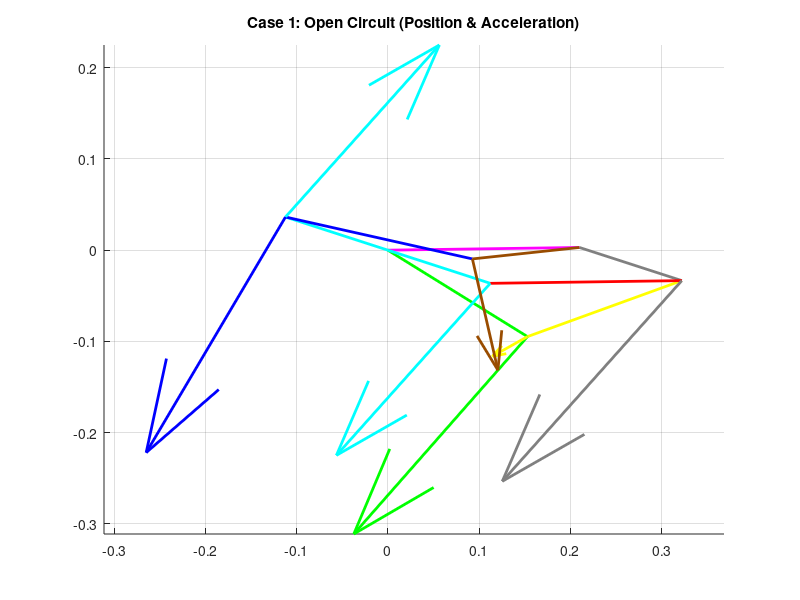
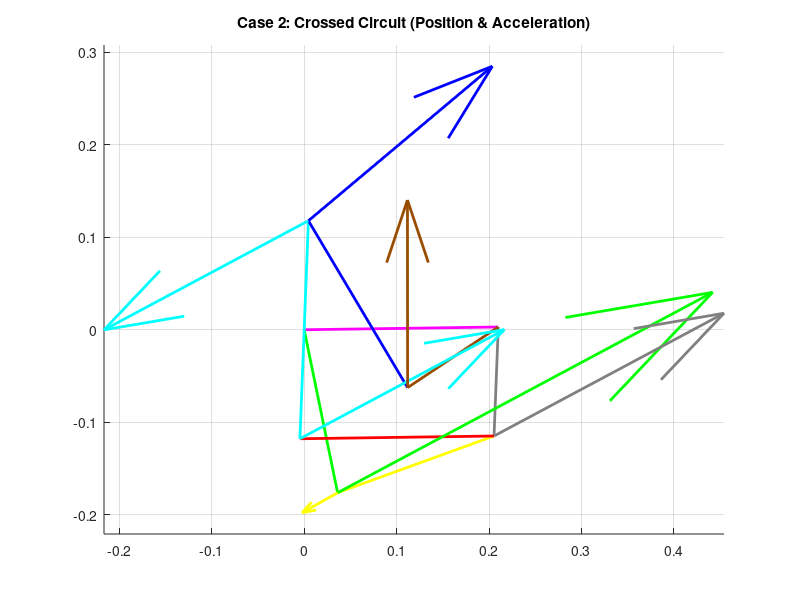

MATLAB code for these plots, in order:
clear all
close all
clc

% ==========================================
% SECTION 1: PARAMETERS & INPUT
% ==========================================
L1 = 0.210; % Ground (Pink)
L2_Loop1 = 0.180; % Green
L3_Loop1 = 0.180; % Yellow
L4_Shared = 0.118; % Grey

L2_Loop2 = 0.118; % Cyan
L3_Loop2 = 0.210; % Red

L2_Loop3 = 0.118; % Cyan (Extended)
L3_Loop3 = 0.210; % Blue
L4_Loop3 = 0.118; % Brown

d = L1;
offset_deg = 0.81;
offset = deg2rad(offset_deg);

q3d_global = 19.94; 
q3 = deg2rad(q3d_global) - offset;

w_Yellow = -2.2;      % Input Angular Velocity
alpha_Yellow = -0.8;  % Input Angular Acceleration

% ==========================================
% SECTION 2: POSITION ANALYSIS
% ==========================================

% --- LOOP 1 ---
a = L2_Loop1; b = L3_Loop1; c = L4_Shared;
K1=d/b; K2=d/c; K3=(b^2-a^2+c^2+d^2)/(2*b*c); K4=d/a; K5=(c^2-d^2-b^2-a^2)/(2*b*a);
A=cos(q3)-K1-K2*cos(q3)+K3; B=-2*sin(q3); C=K1-(K2+1)*cos(q3)+K3;
D=cos(q3)-K1+K4*cos(q3)+K5; E=-2*sin(q3); F=K1+(K4-1)*cos(q3)+K5;

q4_L1_open = 2*atan((-B - sqrt(B^2 - 4*A*C))/(2*A));
q2_L1_open = 2*atan((-E - sqrt(E^2 - 4*D*F))/(2*D));
q4_L1_cross = 2*atan((-B + sqrt(B^2 - 4*A*C))/(2*A));
q2_L1_cross = 2*atan((-E + sqrt(E^2 - 4*D*F))/(2*D));

% --- LOOP 2 ---
a = L2_Loop2; b = L3_Loop2; c = L4_Shared;
K1_L2=d/c; K2_L2=d/a; K3_L2=(c^2-b^2+a^2+d^2)/(2*c*a); K4_L2=d/b; K5_L2=(a^2-d^2-c^2-b^2)/(2*c*b);

% Case 1 (Open)
q_in_1 = q4_L1_open;
A2_1=cos(q_in_1)-K1_L2-K2_L2*cos(q_in_1)+K3_L2; B2_1=-2*sin(q_in_1); C2_1=K1_L2-(K2_L2+1)*cos(q_in_1)+K3_L2;
D2_1=cos(q_in_1)-K1_L2+K4_L2*cos(q_in_1)+K5_L2; E2_1=-2*sin(q_in_1); F2_1=K1_L2+(K4_L2-1)*cos(q_in_1)+K5_L2;
q2_Cyan_1 = 2*atan((-B2_1 + sqrt(B2_1^2 - 4*A2_1*C2_1))/(2*A2_1)); 
q3_Red_1 = 2*atan((-E2_1 + sqrt(E2_1^2 - 4*D2_1*F2_1))/(2*D2_1));

% Case 2 (Crossed)
q_in_2 = q4_L1_cross;
A2_2=cos(q_in_2)-K1_L2-K2_L2*cos(q_in_2)+K3_L2; B2_2=-2*sin(q_in_2); C2_2=K1_L2-(K2_L2+1)*cos(q_in_2)+K3_L2;
D2_2=cos(q_in_2)-K1_L2+K4_L2*cos(q_in_2)+K5_L2; E2_2=-2*sin(q_in_2); F2_2=K1_L2+(K4_L2-1)*cos(q_in_2)+K5_L2;
q2_Cyan_2 = 2*atan((-B2_2 + sqrt(B2_2^2 - 4*A2_2*C2_2))/(2*A2_2)); 
q3_Red_2 = 2*atan((-E2_2 + sqrt(E2_2^2 - 4*D2_2*F2_2))/(2*D2_2));

% --- LOOP 3 ---
a = L2_Loop3; b = L3_Loop3; c = L4_Loop3;
K1_L3=d/a; K2_L3=d/c; K3_L3=(a^2-b^2+c^2+d^2)/(2*a*c); K4_L3=d/b; K5_L3=(c^2-d^2-a^2-b^2)/(2*a*b);

% Case 1 (Open)
q_in_3_1 = q2_Cyan_1 + pi;
A3_1=cos(q_in_3_1)-K1_L3-K2_L3*cos(q_in_3_1)+K3_L3; B3_1=-2*sin(q_in_3_1); C3_1=K1_L3-(K2_L3+1)*cos(q_in_3_1)+K3_L3;
D3_1=cos(q_in_3_1)-K1_L3+K4_L3*cos(q_in_3_1)+K5_L3; E3_1=-2*sin(q_in_3_1); F3_1=K1_L3+(K4_L3-1)*cos(q_in_3_1)+K5_L3;
q4_Brown_1 = 2*atan((-B3_1 + sqrt(B3_1^2 - 4*A3_1*C3_1))/(2*A3_1));
q3_Blue_1 = 2*atan((-E3_1 + sqrt(E3_1^2 - 4*D3_1*F3_1))/(2*D3_1));

% Case 2 (Crossed)
q_in_3_2 = q2_Cyan_2 + pi;
A3_2=cos(q_in_3_2)-K1_L3-K2_L3*cos(q_in_3_2)+K3_L3; B3_2=-2*sin(q_in_3_2); C3_2=K1_L3-(K2_L3+1)*cos(q_in_3_2)+K3_L3;
D3_2=cos(q_in_3_2)-K1_L3+K4_L3*cos(q_in_3_2)+K5_L3; E3_2=-2*sin(q_in_3_2); F3_2=K1_L3+(K4_L3-1)*cos(q_in_3_2)+K5_L3;
q4_Brown_2 = 2*atan((-B3_2 + sqrt(B3_2^2 - 4*A3_2*C3_2))/(2*A3_2));
q3_Blue_2 = 2*atan((-E3_2 + sqrt(E3_2^2 - 4*D3_2*F3_2))/(2*D3_2));

% ==========================================
% SECTION 3: VELOCITY ANALYSIS
% ==========================================

% --- Loop 1 ---
a=L2_Loop1; b=L3_Loop1; c=L4_Shared;
% Case 1
w_Grey_1 = (b * w_Yellow * sin(q3 - q2_L1_open)) / (c * sin(q4_L1_open - q2_L1_open));
w_Green_1 = (b * w_Yellow * sin(q4_L1_open - q3)) / (a * sin(q4_L1_open - q2_L1_open));
% Case 2
w_Grey_2 = (b * w_Yellow * sin(q3 - q2_L1_cross)) / (c * sin(q4_L1_cross - q2_L1_cross));
w_Green_2 = (b * w_Yellow * sin(q4_L1_cross - q3)) / (a * sin(q4_L1_cross - q2_L1_cross));

% --- Loop 2 ---
a=L2_Loop2; b=L3_Loop2; c=L4_Shared;
% Case 1
w_Cyan_1 = (c * w_Grey_1 * sin(q4_L1_open - q3_Red_1)) / (a * sin(q2_Cyan_1 - q3_Red_1));
w_Red_1 = (c * w_Grey_1 * sin(q4_L1_open - q2_Cyan_1)) / (b * sin(q3_Red_1 - q2_Cyan_1));
% Case 2
w_Cyan_2 = (c * w_Grey_2 * sin(q4_L1_cross - q3_Red_2)) / (a * sin(q2_Cyan_2 - q3_Red_2));
w_Red_2 = (c * w_Grey_2 * sin(q4_L1_cross - q2_Cyan_2)) / (b * sin(q3_Red_2 - q2_Cyan_2));

% --- Loop 3 ---
a=L2_Loop3; b=L3_Loop3; c=L4_Loop3;
% Case 1
w_Brown_1 = (a * w_Cyan_1 * sin(q_in_3_1 - q3_Blue_1)) / (c * sin(q4_Brown_1 - q3_Blue_1));
w_Blue_1 = (a * w_Cyan_1 * sin(q4_Brown_1 - q_in_3_1)) / (b * sin(q4_Brown_1 - q3_Blue_1));
% Case 2
w_Brown_2 = (a * w_Cyan_2 * sin(q_in_3_2 - q3_Blue_2)) / (c * sin(q4_Brown_2 - q3_Blue_2));
w_Blue_2 = (a * w_Cyan_2 * sin(q4_Brown_2 - q_in_3_2)) / (b * sin(q4_Brown_2 - q3_Blue_2));

% ==========================================
% SECTION 5: ACCELERATION ANALYSIS
% ==========================================

% --- Loop 1: Green(2) + Yellow(3) - Grey(4) = 0 ---
% Unknowns: x=alpha_Green(2), y=alpha_Grey(4)
% Known: alpha_Yellow(3) = -0.8
a = L2_Loop1; b = L3_Loop1; c = L4_Shared;

% Case 1 (Open)
A_coef = -a*sin(q2_L1_open); 
B_coef = c*sin(q4_L1_open); 
D_coef = a*cos(q2_L1_open); 
E_coef = -c*cos(q4_L1_open);

% RHS Terms (Moved w^2 and alpha_Yellow to RHS)
C_val = a*w_Green_1^2*cos(q2_L1_open) + b*w_Yellow^2*cos(q3) + b*alpha_Yellow*sin(q3) - c*w_Grey_1^2*cos(q4_L1_open);
F_val = a*w_Green_1^2*sin(q2_L1_open) + b*w_Yellow^2*sin(q3) - b*alpha_Yellow*cos(q3) - c*w_Grey_1^2*sin(q4_L1_open);

alpha_Green_1 = (C_val*E_coef - B_coef*F_val) / (A_coef*E_coef - B_coef*D_coef);
alpha_Grey_1  = (A_coef*F_val - C_val*D_coef) / (A_coef*E_coef - B_coef*D_coef);

% Case 2 (Crossed)
A_coef = -a*sin(q2_L1_cross); 
B_coef = c*sin(q4_L1_cross);
D_coef = a*cos(q2_L1_cross); 
E_coef = -c*cos(q4_L1_cross);

C_val = a*w_Green_2^2*cos(q2_L1_cross) + b*w_Yellow^2*cos(q3) + b*alpha_Yellow*sin(q3) - c*w_Grey_2^2*cos(q4_L1_cross);
F_val = a*w_Green_2^2*sin(q2_L1_cross) + b*w_Yellow^2*sin(q3) - b*alpha_Yellow*cos(q3) - c*w_Grey_2^2*sin(q4_L1_cross);

alpha_Green_2 = (C_val*E_coef - B_coef*F_val) / (A_coef*E_coef - B_coef*D_coef);
alpha_Grey_2  = (A_coef*F_val - C_val*D_coef) / (A_coef*E_coef - B_coef*D_coef);


% --- Loop 2: Cyan(2) + Red(3) - Grey(4) = 0 ---
% Unknowns: x=alpha_Cyan(2), y=alpha_Red(3)
% Known: alpha_Grey(4) from Loop 1
a = L2_Loop2; b = L3_Loop2; c = L4_Shared;

% Case 1
A_coef = -a*sin(q2_Cyan_1); 
B_coef = -b*sin(q3_Red_1);
D_coef = a*cos(q2_Cyan_1);  
E_coef = b*cos(q3_Red_1);

% RHS (Includes Grey Known Terms)
C_val = a*w_Cyan_1^2*cos(q2_Cyan_1) + b*w_Red_1^2*cos(q3_Red_1) - c*w_Grey_1^2*cos(q4_L1_open) - c*alpha_Grey_1*sin(q4_L1_open);
F_val = a*w_Cyan_1^2*sin(q2_Cyan_1) + b*w_Red_1^2*sin(q3_Red_1) - c*w_Grey_1^2*sin(q4_L1_open) + c*alpha_Grey_1*cos(q4_L1_open);

alpha_Cyan_1 = (C_val*E_coef - B_coef*F_val) / (A_coef*E_coef - B_coef*D_coef);
alpha_Red_1  = (A_coef*F_val - C_val*D_coef) / (A_coef*E_coef - B_coef*D_coef);

% Case 2
A_coef = -a*sin(q2_Cyan_2); 
B_coef = -b*sin(q3_Red_2);
D_coef = a*cos(q2_Cyan_2);  
E_coef = b*cos(q3_Red_2);

C_val = a*w_Cyan_2^2*cos(q2_Cyan_2) + b*w_Red_2^2*cos(q3_Red_2) - c*w_Grey_2^2*cos(q4_L1_cross) - c*alpha_Grey_2*sin(q4_L1_cross);
F_val = a*w_Cyan_2^2*sin(q2_Cyan_2) + b*w_Red_2^2*sin(q3_Red_2) - c*w_Grey_2^2*sin(q4_L1_cross) + c*alpha_Grey_2*cos(q4_L1_cross);

alpha_Cyan_2 = (C_val*E_coef - B_coef*F_val) / (A_coef*E_coef - B_coef*D_coef);
alpha_Red_2  = (A_coef*F_val - C_val*D_coef) / (A_coef*E_coef - B_coef*D_coef);


% --- Loop 3: Cyan(2) + Blue(3) - Brown(4) = 0 ---
% Unknowns: x=alpha_Blue(3), y=alpha_Brown(4)
% Known: alpha_Cyan(2) from Loop 2
a = L2_Loop3; b = L3_Loop3; c = L4_Loop3;

% Case 1
A_coef = -b*sin(q3_Blue_1); 
B_coef = c*sin(q4_Brown_1);
D_coef = b*cos(q3_Blue_1);  
E_coef = -c*cos(q4_Brown_1);

C_val = a*w_Cyan_1^2*cos(q_in_3_1) + a*alpha_Cyan_1*sin(q_in_3_1) + b*w_Blue_1^2*cos(q3_Blue_1) - c*w_Brown_1^2*cos(q4_Brown_1);
F_val = a*w_Cyan_1^2*sin(q_in_3_1) - a*alpha_Cyan_1*cos(q_in_3_1) + b*w_Blue_1^2*sin(q3_Blue_1) - c*w_Brown_1^2*sin(q4_Brown_1);

alpha_Blue_1  = (C_val*E_coef - B_coef*F_val) / (A_coef*E_coef - B_coef*D_coef);
alpha_Brown_1 = (A_coef*F_val - C_val*D_coef) / (A_coef*E_coef - B_coef*D_coef);

% Case 2
A_coef = -b*sin(q3_Blue_2); 
B_coef = c*sin(q4_Brown_2);
D_coef = b*cos(q3_Blue_2);  
E_coef = -c*cos(q4_Brown_2);

C_val = a*w_Cyan_2^2*cos(q_in_3_2) + a*alpha_Cyan_2*sin(q_in_3_2) + b*w_Blue_2^2*cos(q3_Blue_2) - c*w_Brown_2^2*cos(q4_Brown_2);
F_val = a*w_Cyan_2^2*sin(q_in_3_2) - a*alpha_Cyan_2*cos(q_in_3_2) + b*w_Blue_2^2*sin(q3_Blue_2) - c*w_Brown_2^2*sin(q4_Brown_2);

alpha_Blue_2  = (C_val*E_coef - B_coef*F_val) / (A_coef*E_coef - B_coef*D_coef);
alpha_Brown_2 = (A_coef*F_val - C_val*D_coef) / (A_coef*E_coef - B_coef*D_coef);


% --- DISPLAY ACCELERATION RESULTS ---
disp('======================================');
disp('    ANGULAR ACCELERATION (rad/s^2)');
disp('======================================');
disp('--- CASE 1 (OPEN) ---');
disp(['  alpha_Green:  ', num2str(alpha_Green_1)]);
disp(['  alpha_Yellow: ', num2str(alpha_Yellow)]);
disp(['  alpha_Grey:   ', num2str(alpha_Grey_1)]);
disp(['  alpha_Cyan:   ', num2str(alpha_Cyan_1)]);
disp(['  alpha_Red:    ', num2str(alpha_Red_1)]);
disp(['  alpha_Blue:   ', num2str(alpha_Blue_1)]);
disp(['  alpha_Brown:  ', num2str(alpha_Brown_1)]);
disp(' ');
disp('--- CASE 2 (CROSSED) ---');
disp(['  alpha_Green:  ', num2str(alpha_Green_2)]);
disp(['  alpha_Yellow: ', num2str(alpha_Yellow)]);
disp(['  alpha_Grey:   ', num2str(alpha_Grey_2)]);
disp(['  alpha_Cyan:   ', num2str(alpha_Cyan_2)]);
disp(['  alpha_Red:    ', num2str(alpha_Red_2)]);
disp(['  alpha_Blue:   ', num2str(alpha_Blue_2)]);
disp(['  alpha_Brown:  ', num2str(alpha_Brown_2)]);


% ==========================================
% SECTION 6: VECTORS & PLOTTING
% ==========================================
% Vector A = (j*alpha*L - L*w^2) * exp(j*theta)
% Tangential = j*alpha*L, Normal = -L*w^2
RO4O2 = L1*exp(1i*offset);
RO4O2x = real(RO4O2); RO4O2y = imag(RO4O2);


% --- Case 1 Vectors ---
A_Green_1 = (1i*alpha_Green_1*L2_Loop1 - L2_Loop1*w_Green_1^2) * exp(1i*(q2_L1_open+offset));
A_Yellow_Rel_1 = (1i*alpha_Yellow*L3_Loop1 - L3_Loop1*w_Yellow^2) * exp(1i*(q3+offset));
A_Grey_1 = (1i*alpha_Grey_1*L4_Shared - L4_Shared*w_Grey_1^2) * exp(1i*(q4_L1_open+offset));
A_Cyan_1 = (1i*alpha_Cyan_1*L2_Loop2 - L2_Loop2*w_Cyan_1^2) * exp(1i*(q2_Cyan_1+offset));
A_Red_Rel_1 = (1i*alpha_Red_1*L3_Loop2 - L3_Loop2*w_Red_1^2) * exp(1i*(q3_Red_1+offset));
A_Cyan_Up_1 = (1i*alpha_Cyan_1*L2_Loop3 - L2_Loop3*w_Cyan_1^2) * exp(1i*(q_in_3_1+offset));
A_Blue_Rel_1 = (1i*alpha_Blue_1*L3_Loop3 - L3_Loop3*w_Blue_1^2) * exp(1i*(q3_Blue_1+offset));
A_Brown_1 = (1i*alpha_Brown_1*L4_Loop3 - L4_Loop3*w_Brown_1^2) * exp(1i*(q4_Brown_1+offset));

% --- Case 2 Vectors ---
A_Green_2 = (1i*alpha_Green_2*L2_Loop1 - L2_Loop1*w_Green_2^2) * exp(1i*(q2_L1_cross+offset));
A_Yellow_Rel_2 = (1i*alpha_Yellow*L3_Loop1 - L3_Loop1*w_Yellow^2) * exp(1i*(q3+offset));
A_Grey_2 = (1i*alpha_Grey_2*L4_Shared - L4_Shared*w_Grey_2^2) * exp(1i*(q4_L1_cross+offset));
A_Cyan_2 = (1i*alpha_Cyan_2*L2_Loop2 - L2_Loop2*w_Cyan_2^2) * exp(1i*(q2_Cyan_2+offset));
A_Red_Rel_2 = (1i*alpha_Red_2*L3_Loop2 - L3_Loop2*w_Red_2^2) * exp(1i*(q3_Red_2+offset));
A_Cyan_Up_2 = (1i*alpha_Cyan_2*L2_Loop3 - L2_Loop3*w_Cyan_2^2) * exp(1i*(q_in_3_2+offset));
A_Blue_Rel_2 = (1i*alpha_Blue_2*L3_Loop3 - L3_Loop3*w_Blue_2^2) * exp(1i*(q3_Blue_2+offset));
A_Brown_2 = (1i*alpha_Brown_2*L4_Loop3 - L4_Loop3*w_Brown_2^2) * exp(1i*(q4_Brown_2+offset));

% --- Plot Case 1 ---
figure(1);
hold on; title('Case 1: Open Circuit (Position & Acceleration)');
% 1. Plot Mechanism (Position) 
R_Green = L2_Loop1*exp(1i*(q2_L1_open+offset));
R_Grey = L4_Shared*exp(1i*(q4_L1_open+offset));
R_Cyan = L2_Loop2*exp(1i*(q2_Cyan_1+offset));
R_Cyan_Up = L2_Loop3*exp(1i*(q_in_3_1+offset));
R_Brown = L4_Loop3*exp(1i*(q4_Brown_1+offset));

plot([0 RO4O2x], [0 RO4O2y], 'm-', 'LineWidth', 2); % Ground
plot([0 real(R_Green)], [0 imag(R_Green)], 'g-', 'LineWidth', 2); % Green
plot([real(R_Green) real(R_Grey)+RO4O2x], [imag(R_Green) imag(R_Grey)+RO4O2y], 'y-', 'LineWidth', 2); % Yellow
plot([RO4O2x real(R_Grey)+RO4O2x], [RO4O2y imag(R_Grey)+RO4O2y], 'Color', [0.5 0.5 0.5], 'LineWidth', 2); % Grey
plot([0 real(R_Cyan)], [0 imag(R_Cyan)], 'c-', 'LineWidth', 2); % Cyan
plot([real(R_Cyan) real(R_Grey)+RO4O2x], [imag(R_Cyan) imag(R_Grey)+RO4O2y], 'r-', 'LineWidth', 2); % Red
plot([0 real(R_Cyan_Up)], [0 imag(R_Cyan_Up)], 'c-', 'LineWidth', 2); % Cyan Up
plot([real(R_Cyan_Up) real(R_Brown)+RO4O2x], [imag(R_Cyan_Up) imag(R_Brown)+RO4O2y], 'b-', 'LineWidth', 2); % Blue
plot([RO4O2x real(R_Brown)+RO4O2x], [RO4O2y imag(R_Brown)+RO4O2y], 'Color', [0.6 0.3 0], 'LineWidth', 2); % Brown

% 2. Plot Acceleration Vectors 
quiver(real(R_Green), imag(R_Green), real(A_Green_1)/120, imag(A_Green_1)/120, 0, 'Color', 'g', 'LineWidth', 2);
quiver(real(R_Green), imag(R_Green), real(A_Yellow_Rel_1)/20, imag(A_Yellow_Rel_1)/20, 0, 'Color', 'y', 'LineWidth', 2);
quiver(real(R_Grey)+RO4O2x, imag(R_Grey)+RO4O2y, real(A_Grey_1)/120, imag(A_Grey_1)/120, 0, 'Color',[0.5 0.5 0.5], 'LineWidth', 2);
quiver(real(R_Cyan), imag(R_Cyan), real(A_Cyan_1)/140, imag(A_Cyan_1)/140, 0, 'c', 'LineWidth', 2);
quiver(real(R_Cyan), imag(R_Cyan), real(A_Red_Rel_1)/40, imag(A_Red_Rel_1)/40, 0, 'r', 'LineWidth', 2);
quiver(real(R_Cyan_Up), imag(R_Cyan_Up), real(A_Cyan_Up_1)/140, imag(A_Cyan_Up_1)/140, 0, 'c', 'LineWidth', 2);
quiver(real(R_Cyan_Up), imag(R_Cyan_Up), real(A_Blue_Rel_1)/140, imag(A_Blue_Rel_1)/140, 0, 'b', 'LineWidth', 2);
quiver(real(R_Brown)+RO4O2x, imag(R_Brown)+RO4O2y, real(A_Brown_1)/80, imag(A_Brown_1)/80, 0, 'Color', [0.6 0.3 0], 'LineWidth', 2);

axis equal; grid on;

% --- Plot Case 2 ---
figure(2);
hold on; title('Case 2: Crossed Circuit (Position & Acceleration)');
% 1. Plot Mechanism (Position)
R_Green_2 = L2_Loop1*exp(1i*(q2_L1_cross+offset));
R_Grey_2 = L4_Shared*exp(1i*(q4_L1_cross+offset));
R_Cyan_2 = L2_Loop2*exp(1i*(q2_Cyan_2+offset));
R_Cyan_Up_2 = L2_Loop3*exp(1i*(q_in_3_2+offset));
R_Brown_2 = L4_Loop3*exp(1i*(q4_Brown_2+offset));

plot([0 RO4O2x], [0 RO4O2y], 'm-', 'LineWidth', 2);
plot([0 real(R_Green_2)], [0 imag(R_Green_2)], 'g-', 'LineWidth', 2);
plot([real(R_Green_2) real(R_Grey_2)+RO4O2x], [imag(R_Green_2) imag(R_Grey_2)+RO4O2y], 'y-', 'LineWidth', 2);
plot([RO4O2x real(R_Grey_2)+RO4O2x], [RO4O2y imag(R_Grey_2)+RO4O2y], 'Color', [0.5 0.5 0.5], 'LineWidth', 2);
plot([0 real(R_Cyan_2)], [0 imag(R_Cyan_2)], 'c-', 'LineWidth', 2);
plot([real(R_Cyan_2) real(R_Grey_2)+RO4O2x], [imag(R_Cyan_2) imag(R_Grey_2)+RO4O2y], 'r-', 'LineWidth', 2);
plot([0 real(R_Cyan_Up_2)], [0 imag(R_Cyan_Up_2)], 'c-', 'LineWidth', 2);
plot([real(R_Cyan_Up_2) real(R_Brown_2)+RO4O2x], [imag(R_Cyan_Up_2) imag(R_Brown_2)+RO4O2y], 'b-', 'LineWidth', 2);
plot([RO4O2x real(R_Brown_2)+RO4O2x], [RO4O2y imag(R_Brown_2)+RO4O2y], 'Color', [0.6 0.3 0], 'LineWidth', 2);

% 2. Plot Acceleration Vectors 
quiver(real(R_Green_2), imag(R_Green_2), real(A_Green_2)/100, imag(A_Green_2)/100, 0, 'g', 'LineWidth', 2);
quiver(real(R_Green_2), imag(R_Green_2), real(A_Yellow_Rel_2)/20, imag(A_Yellow_Rel_2)/20, 0, 'y', 'LineWidth', 2);
quiver(real(R_Grey_2)+RO4O2x, imag(R_Grey_2)+RO4O2y, real(A_Grey_2)/160, imag(A_Grey_2)/160, 0, 'Color',[0.5 0.5 0.5], 'LineWidth', 2);
quiver(real(R_Cyan_2), imag(R_Cyan_2), real(A_Cyan_2)/180, imag(A_Cyan_2)/180, 0, 'c', 'LineWidth', 2);
quiver(real(R_Cyan_2), imag(R_Cyan_2), real(A_Red_Rel_2)/20, imag(A_Red_Rel_2)/20, 0, 'r', 'LineWidth', 2);
quiver(real(R_Cyan_Up_2), imag(R_Cyan_Up_2), real(A_Cyan_Up_2)/180, imag(A_Cyan_Up_2)/180, 0, 'c', 'LineWidth', 2);
quiver(real(R_Cyan_Up_2), imag(R_Cyan_Up_2), real(A_Blue_Rel_2)/200, imag(A_Blue_Rel_2)/200, 0, 'b', 'LineWidth', 2);
quiver(real(R_Brown_2)+RO4O2x, imag(R_Brown_2)+RO4O2y, real(A_Brown_2)/60, imag(A_Brown_2)/60, 0, 'Color', [0.6 0.3 0], 'LineWidth', 2);

axis equal; grid on;
